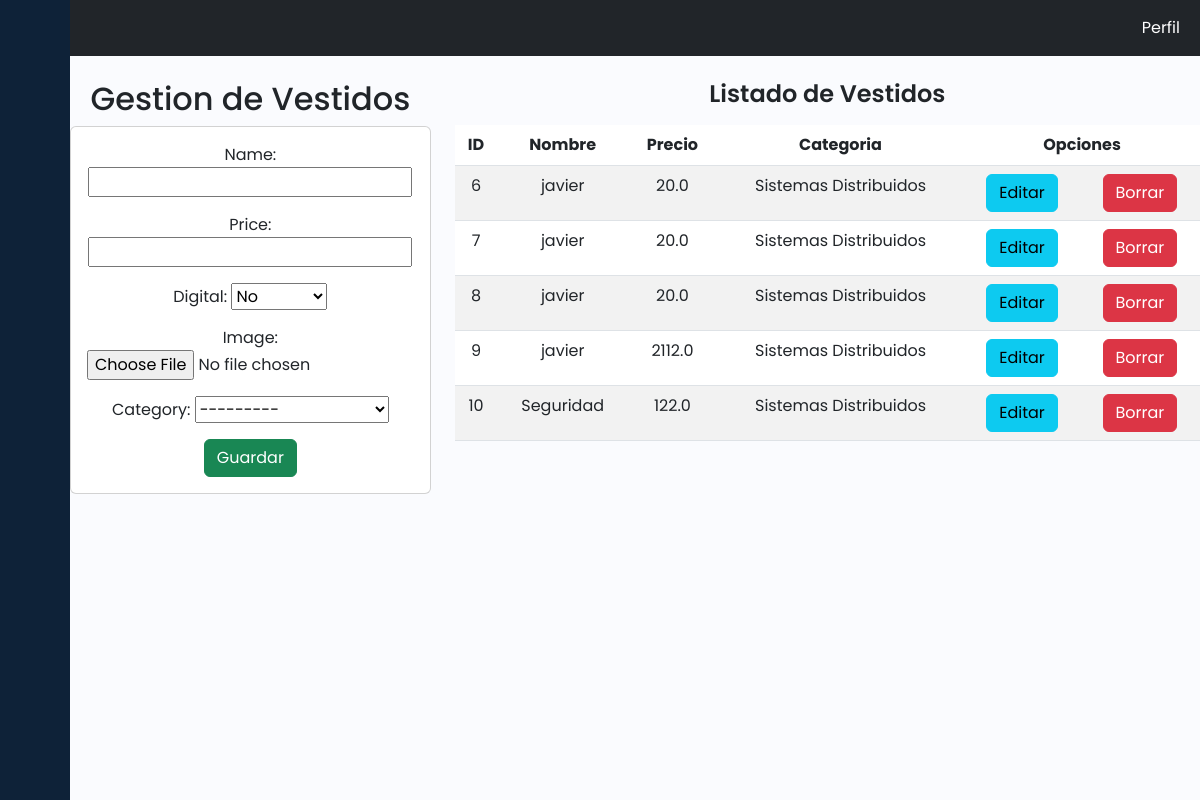
The app's page /agregarVestidos/, older data.
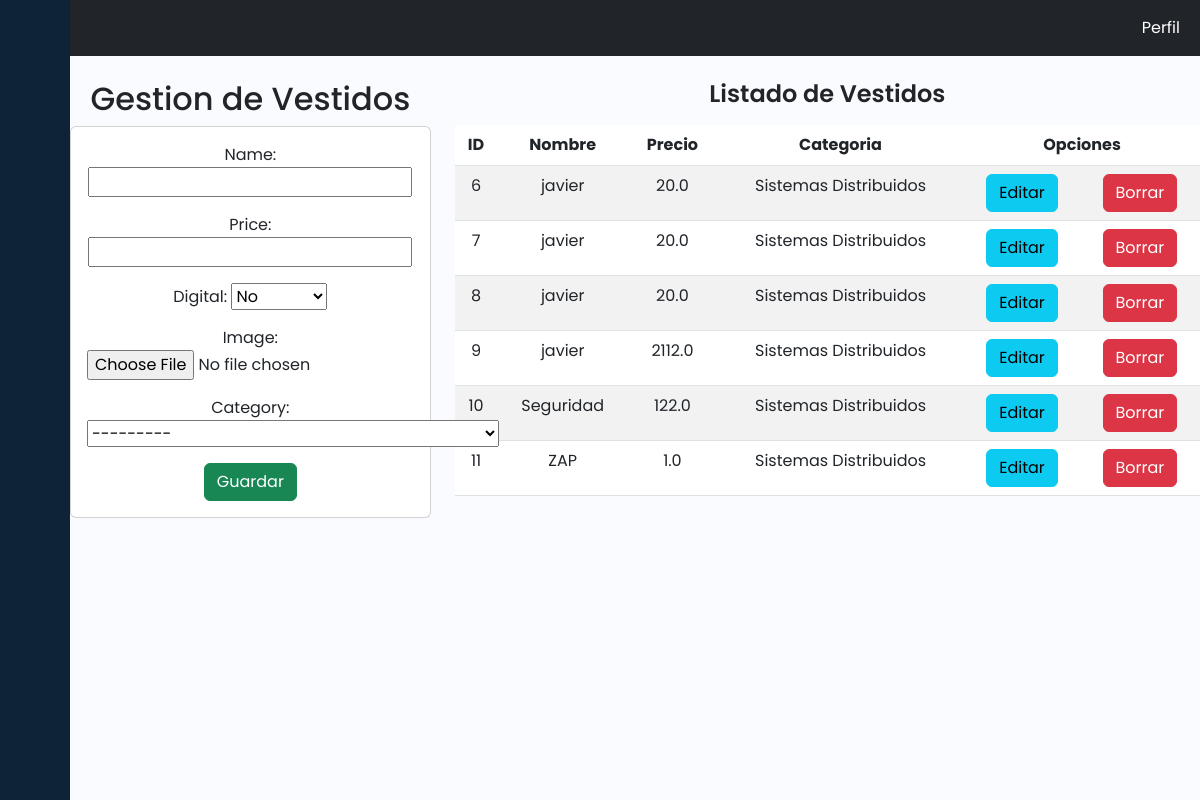
The same page, newer data.
### store/models.py (models this page shows, shortened)
class Product(models.Model):
    name = models.CharField(max_length=200)
    price = models.FloatField()
    digital = models.BooleanField(default=False, null=True, blank=True)
    image = models.ImageField(null=True, blank=True)
    category = models.ForeignKey(Category, on_delete=models.SET_NULL, null=True, blank=True)

class Category(models.Model):
    name = models.CharField(max_length=200)
    def __str__(self):
        return self.name

### store/views.py (the view)
# urls.py: path('agregarVestidos/',views.agregarVestidos,name='agregarVestidos'),
def agregarVestidos(request):
	if request.method == 'POST':
		formulariox = ProductForm(request.POST,files=request.FILES)
		if formulariox.is_valid():
			formulariox.save()
			return redirect('agregarVestidos')
	else:
		formulariox = ProductForm()
	productos = Product.objects.all()
	return render(request, 'store/vestidos.html', {'form':formulariox, 'productos': productos})

### store/forms.py
class ProductForm(forms.ModelForm):
    class Meta:
        model = Product
        fields = '__all__'

### store/templates/store/vestidos.html (shortened to what this page needs)
{% extends 'store/dashboard.html' %}
{% load static %}
{% block content %}
<br>
<div class="row">
    <div class="col-sm-12 col-md-6 col-lg-4 col-xl-4">
        <h2>Gestion de Vestidos</h2>
        <div class="card">
            <div class="card-body">
                <form action="" method="POST">
                    <div class="form-group">
                        {{ form.as_p }}
                    </div>
                    <div class="form-group">
                        <button type="submit" class="btn btn-success btn-block text-white">Guardar</button>
                    </div>
                </form>
            </div>
        </div>
    </div>
    <div class="col-sm-12 col-md-6 col-lg-8 col-xl-8">
        <h1>Listado de Vestidos</h1>
        <div class="table-responsive py-2">
            <table class="table table-striped">
                <thead>
                    <tr>
                        <th>ID</th>
                        <th>Nombre</th>
                        <th>Precio</th>
                        <th>Categoria</th>
                        <th colspan="2">Opciones</th>
                    </tr>
                </thead>
                <tbody>
                    {% for producto in productos %}
                    <tr>
                        <td>{{ producto.id }}</td>
                        <td>{{ producto.name }}</td>
                        <td>{{ producto.price }}</td>
                        <td>{{ producto.category }}</td>
                        <td><a href="#" class="btn btn-info">Editar</a></td>
                        <td><a href="#" class="btn btn-danger">Borrar</a></td>
                    </tr>
                    {% endfor %}
                </tbody>
            </table>
    </div>
</div>
{% endblock %}

Row changes from the older to the newer data that the page shows:
added Product: id "11", name "ZAP", price "1.0", category "Sistemas Distribuidos"
